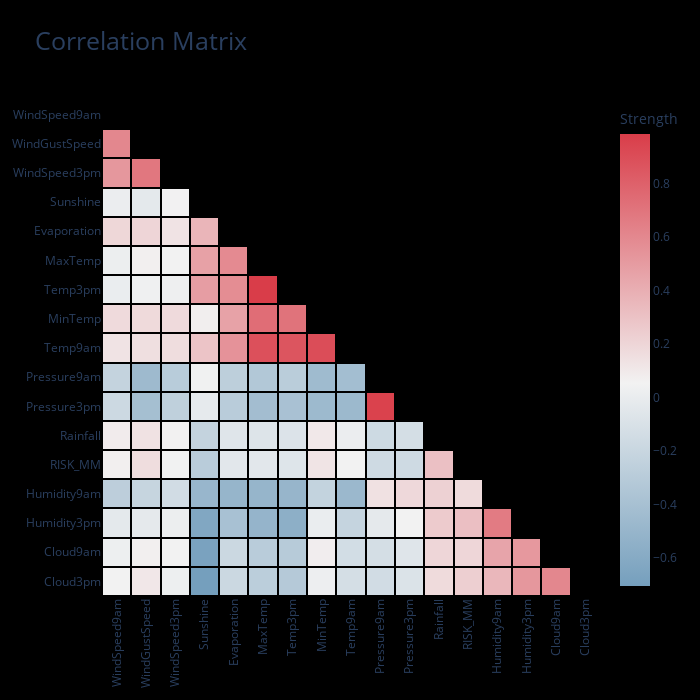

Notebook cell for this chart:
### Markdown cell above
## Enable clustering

### Code cell
correlation_matrix(df, cluster=True)

### Figure 1 — Plotly figure (JSON) as saved in the notebook; plotly's stock layout.template omitted (floating-point values rounded to 4 significant figures; data arrays with more than 128 entries replaced by an {"elided": "..."} marker saying what was removed)
{"data": [{"colorbar": {"title": {"text": "Strength"}}, "colorscale": [[0, "rgb(117.35616479986322, 158.90410986657548, 189.1848155931624)"], [0.4485, "rgb(242, 242, 242)"], [1, "rgb(217.3859497570792, 60.84059021210298, 72.65533432870495)"]], "connectgaps": false, "type": "heatmap", "x": ["WindSpeed9am", "WindGustSpeed", "WindSpeed3pm", "Sunshine", "Evaporation", "MaxTemp", "Temp3pm", "MinTemp", "Temp9am", "Pressure9am", "Pressure3pm", "Rainfall", "RISK_MM", "Humidity9am", "Humidity3pm", "Cloud9am", "Cloud3pm"], "xgap": 2, "y": ["Cloud3pm", "Cloud9am", "Humidity3pm", "Humidity9am", "RISK_MM", "Rainfall", "Pressure3pm", "Pressure9am", "Temp9am", "MinTemp", "Temp3pm", "MaxTemp", "Evaporation", "Sunshine", "WindSpeed3pm", "WindGustSpeed", "WindSpeed9am"], "ygap": 2, "z": {"elided": "17x17 float values"}}], "layout": {"autosize": false, "height": 700, "paper_bgcolor": "rgb(0,0,0,0)", "plot_bgcolor": "rgb(0,0,0,0)", "title": {"font": {"size": 25}, "text": "Correlation Matrix"}, "width": 700, "xaxis": {"automargin": true, "autorange": true, "range": [-0.5, 16.5], "showgrid": false, "tickangle": -90, "ticks": "", "type": "category"}, "yaxis": {"automargin": true, "autorange": true, "range": [-0.5, 16.5], "showgrid": false, "ticks": "", "type": "category"}}}
